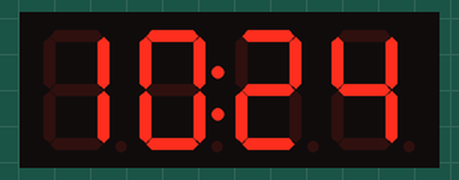
Bench run of a sketch on a simulated ESP32. On the bench: 4-digit seven-segment display. WiFi joins after 1.5 s; servers stay silent unless stated; the local clock reads 2024-03-15 10:24:30 at power-on unless the sketch sets it; what the sketch prints to the serial monitor is not drawn.

Above: at 1.7 s.
At 65.3 s:
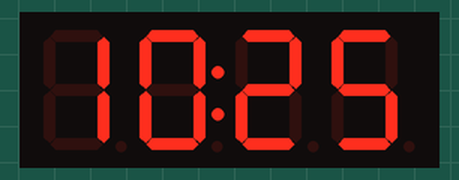
At 129.4 s:
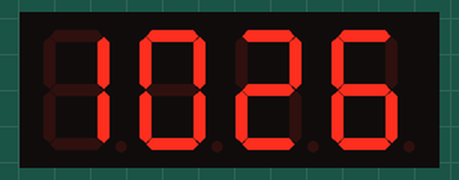

The sketch:

wifi_clock.ino
```cpp
/*
 * =====================================================================
 * wifi_clock.ino
 *
 * A low-cost digital clock using an ESP32 + TM1637 4-digit 7-segment
 * display. Time is fetched over WiFi from an NTP (Network Time
 * Protocol) server, so no separate RTC module/battery is needed.
 *
 * Hardware:
 *   - ESP32 dev board
 *   - TM1637 4-digit 7-segment display module
 *
 * Wiring (see docs/wiring.md for a diagram):
 *   TM1637 CLK -> ESP32 GPIO 22
 *   TM1637 DIO -> ESP32 GPIO 21
 *   TM1637 VCC -> 3.3V (or 5V, check your module)
 *   TM1637 GND -> GND
 *
 * Library required (install via Arduino Library Manager):
 *   "TM1637Display" by Avishay Orpaz
 *
 * WiFi credentials:
 *   Copy config/secrets_example.h to config/secrets.h and fill in your
 *   own WiFi SSID/password. secrets.h is gitignored so you never
 *   accidentally commit your credentials.
 * =====================================================================
 */

#include <WiFi.h>
#include <TM1637Display.h>
#include "time.h"
#include "../config/secrets.h"   // defines WIFI_SSID and WIFI_PASSWORD

// ---------------- Pin configuration ----------------
#define CLK_PIN 22
#define DIO_PIN 21

TM1637Display display(CLK_PIN, DIO_PIN);

// ---------------- Time configuration ----------------
// Set gmtOffset_sec for your timezone, e.g. IST (UTC+5:30) = 19800
const long  gmtOffset_sec      = 19800;
const int   daylightOffset_sec = 0;
const char* ntpServer          = "pool.ntp.org";

// Re-sync with the NTP server this often (in milliseconds)
const unsigned long RESYNC_INTERVAL_MS = 60UL * 60UL * 1000UL; // 1 hour

unsigned long lastResync = 0;
bool colonOn = true;

// ---------------- WiFi connection ----------------
void connectWiFi() {
  display.setSegments((const uint8_t[]){0, 0, 0, 0}); // blank display while connecting

  WiFi.begin(WIFI_SSID, WIFI_PASSWORD);
  Serial.print("Connecting to WiFi");

  unsigned long start = millis();
  while (WiFi.status() != WL_CONNECTED) {
    delay(400);
    Serial.print(".");
    // After 15s, show a "connecting" pattern on the display instead of hanging silently
    if (millis() - start > 15000) {
      Serial.println("\nStill trying to connect...");
      start = millis();
    }
  }
  Serial.println("\nWiFi connected.");
  Serial.print("IP address: ");
  Serial.println(WiFi.localIP());
}

// ---------------- NTP time sync ----------------
void syncTime() {
  configTime(gmtOffset_sec, daylightOffset_sec, ntpServer);

  struct tm timeinfo;
  Serial.print("Waiting for NTP time sync...");
  int attempts = 0;
  while (!getLocalTime(&timeinfo) && attempts < 20) {
    Serial.print(".");
    delay(500);
    attempts++;
  }

  if (attempts >= 20) {
    Serial.println("\nFailed to sync time. Will retry later.");
  } else {
    Serial.println("\nTime synced.");
    lastResync = millis();
  }
}

// ---------------- Display update ----------------
void updateDisplay() {
  struct tm timeinfo;
  if (!getLocalTime(&timeinfo)) {
    return; // no valid time yet, skip this update
  }

  int hours   = timeinfo.tm_hour;
  int minutes = timeinfo.tm_min;

  int displayValue = hours * 100 + minutes;

  uint8_t colonMask = colonOn ? 0b01000000 : 0; // TM1637 colon bit on digit 2
  display.showNumberDecEx(displayValue, colonMask, true);

  colonOn = !colonOn; // blink the colon once per second
}

// ---------------- Setup / loop ----------------
void setup() {
  Serial.begin(115200);
  display.setBrightness(5); // 0 (dim) - 7 (brightest)

  connectWiFi();
  syncTime();
}

void loop() {
  // Reconnect WiFi if it drops
  if (WiFi.status() != WL_CONNECTED) {
    Serial.println("WiFi disconnected, reconnecting...");
    connectWiFi();
    syncTime();
  }

  // Periodically re-sync with the NTP server to correct for drift
  if (millis() - lastResync > RESYNC_INTERVAL_MS) {
    syncTime();
  }

  updateDisplay();
  delay(500); // blink colon at ~1Hz while keeping the display responsive
}
```

secrets_example.h
```cpp
// =====================================================================
// secrets_example.h
//
// Copy this file to "secrets.h" in the same folder and fill in your
// own WiFi credentials. secrets.h is listed in .gitignore so it will
// never be committed to GitHub by accident.
//
//   cp config/secrets_example.h config/secrets.h
//
// =====================================================================

#define WIFI_SSID     "your-wifi-name"
#define WIFI_PASSWORD "your-wifi-password"
```
